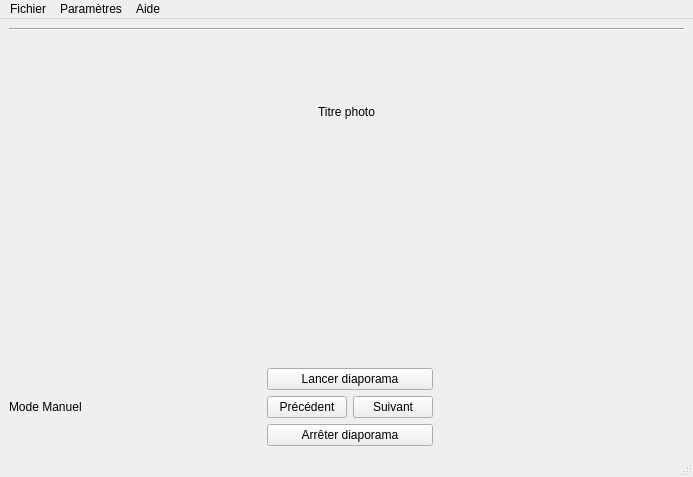
<?xml version="1.0" encoding="UTF-8"?>
<ui version="4.0">
 <class>LecteurVue</class>
 <widget class="QMainWindow" name="LecteurVue">
  <property name="geometry">
   <rect>
    <x>0</x>
    <y>0</y>
    <width>693</width>
    <height>477</height>
   </rect>
  </property>
  <property name="windowTitle">
   <string>LecteurVue</string>
  </property>
  <widget class="QWidget" name="centralwidget">
   <layout class="QVBoxLayout" name="verticalLayout_3">
    <item>
     <layout class="QVBoxLayout" name="verticalLayout">
      <item>
       <widget class="Line" name="line">
        <property name="orientation">
         <enum>Qt::Horizontal</enum>
        </property>
       </widget>
      </item>
      <item>
       <widget class="QLabel" name="lTitre">
        <property name="text">
         <string>Titre photo</string>
        </property>
        <property name="alignment">
         <set>Qt::AlignCenter</set>
        </property>
       </widget>
      </item>
      <item>
       <widget class="QLabel" name="lImage">
        <property name="text">
         <string/>
        </property>
        <property name="pixmap">
         <pixmap resource="ressourcesLecteurVue.qrc">:/v2/cartesDisney/Disney_tapis.png</pixmap>
        </property>
        <property name="alignment">
         <set>Qt::AlignCenter</set>
        </property>
       </widget>
      </item>
      <item>
       <layout class="QHBoxLayout" name="horizontalLayout">
        <item>
         <spacer name="horizontalSpacer_4">
          <property name="orientation">
           <enum>Qt::Horizontal</enum>
          </property>
          <property name="sizeHint" stdset="0">
           <size>
            <width>40</width>
            <height>20</height>
           </size>
          </property>
         </spacer>
        </item>
       </layout>
      </item>
      <item>
       <layout class="QHBoxLayout" name="horizontalLayout_2">
        <item>
         <layout class="QVBoxLayout" name="verticalLayout_2">
          <item>
           <spacer name="horizontalSpacer">
            <property name="orientation">
             <enum>Qt::Horizontal</enum>
            </property>
            <property name="sizeType">
             <enum>QSizePolicy::MinimumExpanding</enum>
            </property>
            <property name="sizeHint" stdset="0">
             <size>
              <width>40</width>
              <height>20</height>
             </size>
            </property>
           </spacer>
          </item>
          <item>
           <widget class="QLabel" name="lMode">
            <property name="text">
             <string>Mode Manuel</string>
            </property>
           </widget>
          </item>
          <item>
           <spacer name="horizontalSpacer_3">
            <property name="orientation">
             <enum>Qt::Horizontal</enum>
            </property>
            <property name="sizeType">
             <enum>QSizePolicy::MinimumExpanding</enum>
            </property>
            <property name="sizeHint" stdset="0">
             <size>
              <width>40</width>
              <height>20</height>
             </size>
            </property>
           </spacer>
          </item>
         </layout>
        </item>
        <item>
         <layout class="QGridLayout" name="gridLayout">
          <item row="2" column="0">
           <widget class="QPushButton" name="bPrecedent">
            <property name="text">
             <string>Précédent</string>
            </property>
           </widget>
          </item>
          <item row="1" column="0" colspan="2">
           <widget class="QPushButton" name="bLancerDiapo">
            <property name="text">
             <string>Lancer diaporama</string>
            </property>
            <property name="checkable">
             <bool>false</bool>
            </property>
            <property name="autoDefault">
             <bool>false</bool>
            </property>
           </widget>
          </item>
          <item row="2" column="1">
           <widget class="QPushButton" name="bSuivant">
            <property name="text">
             <string>Suivant</string>
            </property>
           </widget>
          </item>
          <item row="3" column="0" colspan="2">
           <widget class="QPushButton" name="bArreterDiapo">
            <property name="text">
             <string>Arrêter diaporama</string>
            </property>
           </widget>
          </item>
         </layout>
        </item>
        <item>
         <spacer name="horizontalSpacer_2">
          <property name="orientation">
           <enum>Qt::Horizontal</enum>
          </property>
          <property name="sizeType">
           <enum>QSizePolicy::MinimumExpanding</enum>
          </property>
          <property name="sizeHint" stdset="0">
           <size>
            <width>40</width>
            <height>20</height>
           </size>
          </property>
         </spacer>
        </item>
       </layout>
      </item>
     </layout>
    </item>
   </layout>
  </widget>
  <widget class="QMenuBar" name="menubar">
   <property name="geometry">
    <rect>
     <x>0</x>
     <y>0</y>
     <width>693</width>
     <height>22</height>
    </rect>
   </property>
   <widget class="QMenu" name="menuParam_tres">
    <property name="title">
     <string>Paramètres</string>
    </property>
    <addaction name="actionCharger_diaporama"/>
    <addaction name="actionVitesse"/>
    <addaction name="actionEnlever_diaporama"/>
   </widget>
   <widget class="QMenu" name="menuFichier">
    <property name="title">
     <string>Fichier</string>
    </property>
    <addaction name="actionQuitter"/>
   </widget>
   <widget class="QMenu" name="menuAide">
    <property name="title">
     <string>Aide</string>
    </property>
    <addaction name="actionAide"/>
   </widget>
   <addaction name="menuFichier"/>
   <addaction name="menuParam_tres"/>
   <addaction name="menuAide"/>
  </widget>
  <widget class="QStatusBar" name="statusbar"/>
  <action name="actionVitesse">
   <property name="text">
    <string>Vitesse de défilement</string>
   </property>
  </action>
  <action name="actionEnlever_diaporama">
   <property name="text">
    <string>Enlever diaporama</string>
   </property>
  </action>
  <action name="actionCharger_diaporama">
   <property name="text">
    <string>Charger diaporama</string>
   </property>
  </action>
  <action name="actionQuitter">
   <property name="text">
    <string>Quitter</string>
   </property>
  </action>
  <action name="actionAide">
   <property name="text">
    <string>À propos de...</string>
   </property>
  </action>
 </widget>
 <resources>
  <include location="ressourcesLecteurVue.qrc"/>
 </resources>
 <connections>
  <connection>
   <sender>actionQuitter</sender>
   <signal>triggered()</signal>
   <receiver>LecteurVue</receiver>
   <slot>close()</slot>
   <hints>
    <hint type="sourcelabel">
     <x>-1</x>
     <y>-1</y>
    </hint>
    <hint type="destinationlabel">
     <x>346</x>
     <y>238</y>
    </hint>
   </hints>
  </connection>
 </connections>
</ui>
